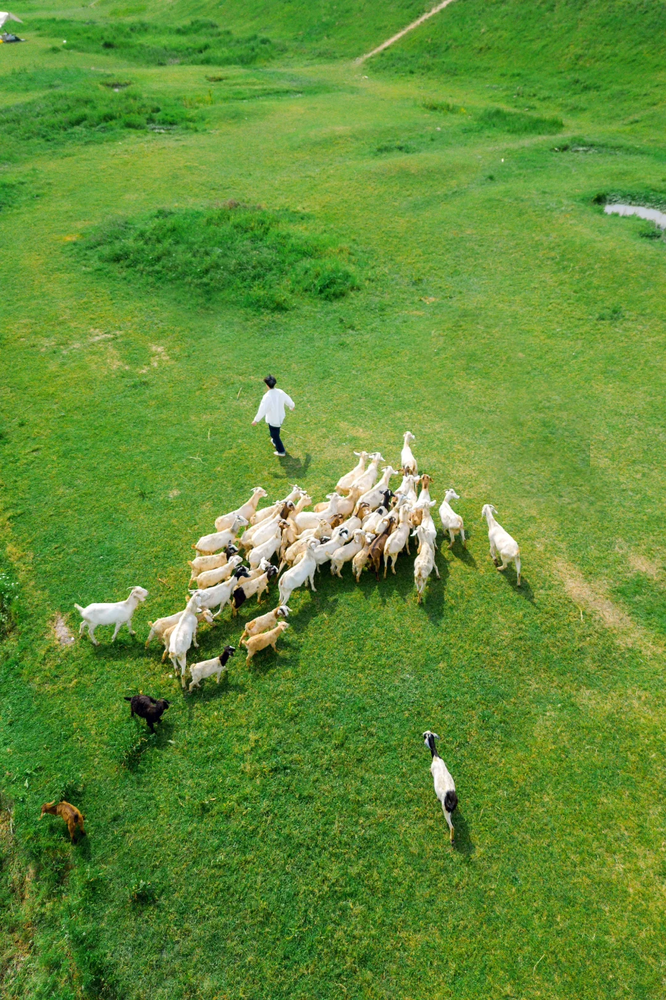
#> input picture image.png, 666 x 1000 px, shrunk from 1080 x 1621 before the run
$ python test-1.py
#> lines starting #> are read from the running program, lines starting #| are printed output that depends on the picture
import cv2
import numpy as np
from matplotlib import pyplot as plt

# 确认图像路径正确
image_path = 'image.png'

# 尝试加载图像
original_image = cv2.imread(image_path)
#> original_image is the input picture: shape (1000, 666, 3); mean B, G, R 54.2, 142.3, 98.7
if original_image is None:
    raise ValueError(f"Cannot load image, please check the path: {image_path}")

original_image = cv2.cvtColor(original_image, cv2.COLOR_BGR2RGB)

# 添加高斯噪声
def add_gaussian_noise(image, mean=0, sigma=25):
#> called with mean = 0, sigma = 25
    row, col, ch = image.shape
#> row = 1000; col = 666; ch = 3
    gauss = np.random.normal(mean, sigma, (row, col, ch))
    noisy = np.clip(image + gauss, 0, 255).astype(np.uint8)
    return noisy

# 添加椒盐噪声
def add_salt_pepper_noise(image, salt_prob=0.02, pepper_prob=0.02):
#> called with salt_prob = 0.02, pepper_prob = 0.02
    row, col, ch = image.shape
#> row = 1000; col = 666; ch = 3
    noisy = np.copy(image)
    # Salt noise
    num_salt = np.ceil(salt_prob * image.size)
#> num_salt = 39960
    coords = [np.random.randint(0, i - 1, int(num_salt)) for i in image.shape]
    noisy[coords[0], coords[1], :] = 255

    # Pepper noise
    num_pepper = np.ceil(pepper_prob * image.size)
#> num_pepper = 39960
    coords = [np.random.randint(0, i - 1, int(num_pepper)) for i in image.shape]
    noisy[coords[0], coords[1], :] = 0
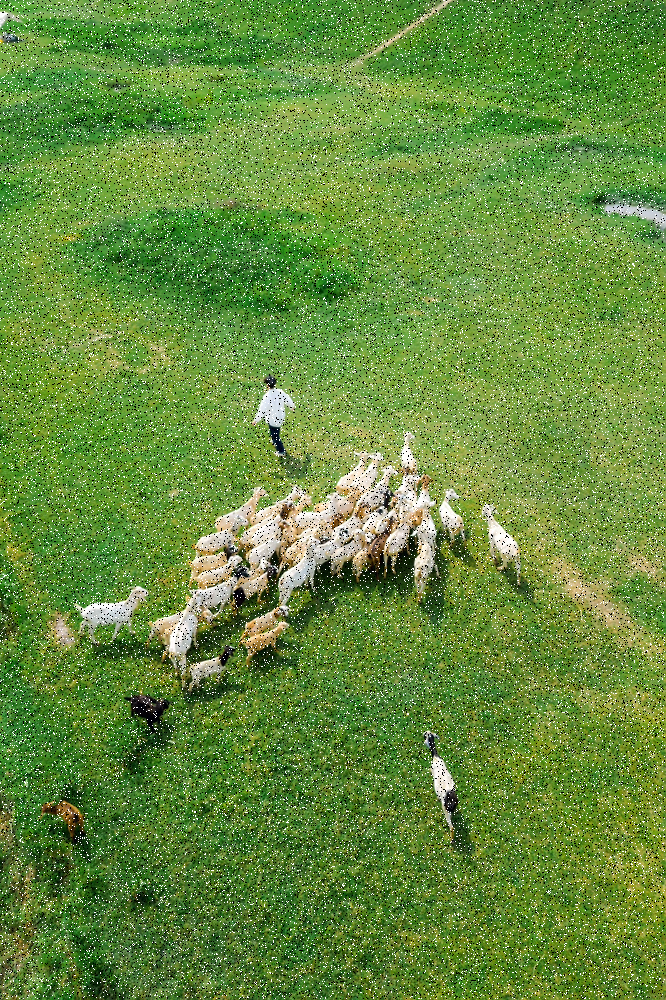
#> noisy: shape (1000, 666, 3); mean R, G, B 101.6, 140.2, 62.1
    return noisy

# 均值滤波
def apply_mean_filter(image, kernel_size):
    filtered = cv2.blur(image, (kernel_size, kernel_size))
    return filtered

# 中值滤波
def apply_median_filter(image, kernel_size):
    filtered = cv2.medianBlur(image, kernel_size)
    return filtered

# 保存放大图像对比细节并保存
def save_comparison_images(images, titles, zoom_factor=2, region=(100, 100), output_file = ""):
    assert len(images) == len(titles)
    x, y = region
    w, h = 100 // zoom_factor, 100 // zoom_factor

    fig, axes = plt.subplots(1, len(images), figsize=(20, 10))
    for ax, img, title in zip(axes, images, titles):
        zoomed_img = img[y:y+h, x:x+w]
        ax.imshow(zoomed_img)
        ax.set_title(title, fontsize=12)
        ax.axis('off')
    plt.tight_layout()
    plt.savefig(output_file, bbox_inches='tight')
    plt.close()

# 添加噪声
noisy_image_gaussian = add_gaussian_noise(original_image)
noisy_image_salt_pepper = add_salt_pepper_noise(original_image)

# 定义不同大小的模板尺寸
kernel_sizes = [3, 5, 7]

# 处理高斯噪声图像并保存结果
gaussian_images = [noisy_image_gaussian]
gaussian_titles = ["Noisy Image (Gaussian)"]

for kernel_size in kernel_sizes:
    filtered_image_mean = apply_mean_filter(noisy_image_gaussian, kernel_size)
    filtered_image_median = apply_median_filter(noisy_image_gaussian, kernel_size)
    gaussian_images.extend([filtered_image_mean, filtered_image_median])
    gaussian_titles.extend([f"Mean Filter {kernel_size}x{kernel_size}", f"Median Filter {kernel_size}x{kernel_size}"])
#> after the loop, gaussian_images = 7 items; gaussian_titles = ['Noisy Image (Gaussian)', 'Mean Filter 3x3', 'Median Filter 3x3', 'Mean Filter 5x5', 'Median Filter 5x5', 'Mean Filter 7x7', 'Median Filter 7x7']

save_comparison_images(gaussian_images, gaussian_titles, zoom_factor=2, region=(300, 300), output_file='./test-1/gaussian_comparison.png')
#> the loop in save_comparison_images, `for ax, img, title in zip(axes, images, titles):` made 7 passes
#> title on passes 1 to 7: 'Noisy Image (Gaussian)', 'Mean Filter 3x3', 'Median Filter 3x3', 'Mean Filter 5x5', 'Median Filter 5x5', 'Mean Filter 7x7', 'Median Filter 7x7'
#> pass 1, in save_comparison_images, `zoomed_img = img[y:y+h, x:x+w]`:
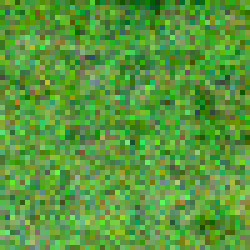
#> zoomed_img: shape (50, 50, 3) (shown 5 times larger); mean R, G, B 89.8, 152.8, 61.1
#> in save_comparison_images, `plt.savefig(output_file, bbox_inches='tight')`:
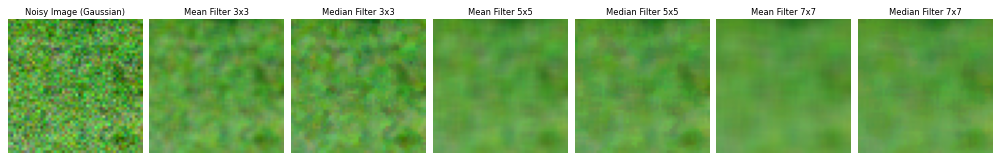
#> figure drawn by matplotlib, 7 panels

# 处理椒盐噪声图像并保存结果
salt_pepper_images = [noisy_image_salt_pepper]
salt_pepper_titles = ["Noisy Image (Salt & Pepper)"]

for kernel_size in kernel_sizes:
    filtered_image_mean = apply_mean_filter(noisy_image_salt_pepper, kernel_size)
    filtered_image_median = apply_median_filter(noisy_image_salt_pepper, kernel_size)
    salt_pepper_images.extend([filtered_image_mean, filtered_image_median])
    salt_pepper_titles.extend([f"Mean Filter {kernel_size}x{kernel_size}", f"Median Filter {kernel_size}x{kernel_size}"])
#> this loop made 3 passes
#> pass 2, in apply_mean_filter (call 5), `filtered = cv2.blur(image, (kernel_size, kernel_size))`:
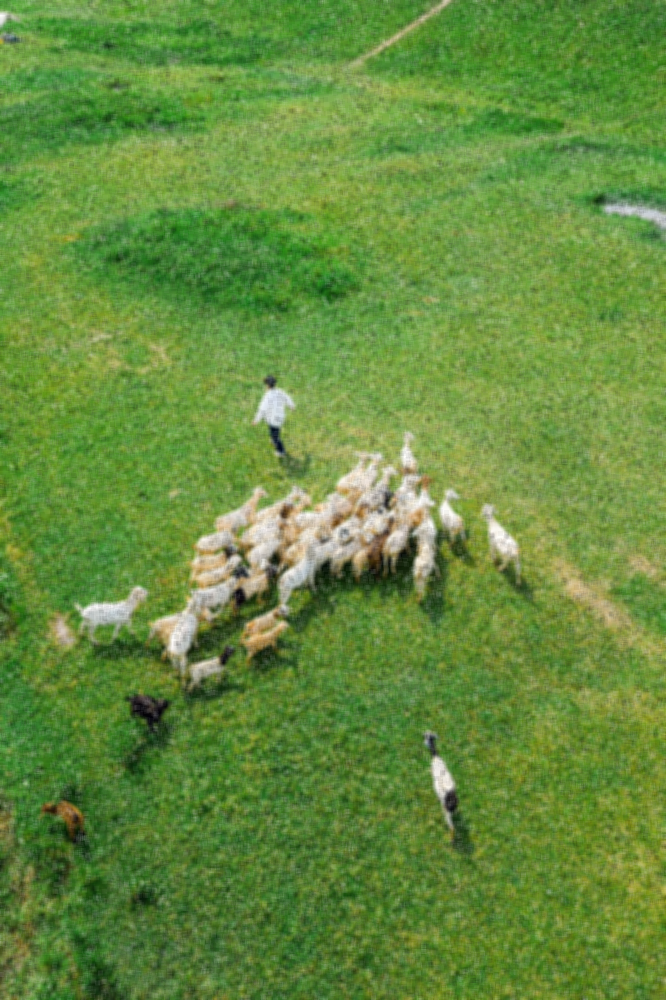
#> filtered: shape (1000, 666, 3); mean R, G, B 101.6, 140.2, 62.1
#> after the loop, salt_pepper_images = 7 items; salt_pepper_titles = ['Noisy Image (Salt & Pepper)', 'Mean Filter 3x3', 'Median Filter 3x3', 'Mean Filter 5x5', 'Median Filter 5x5', 'Mean Filter 7x7', 'Median Filter 7x7']

save_comparison_images(salt_pepper_images, salt_pepper_titles, zoom_factor=2, region=(300, 300), output_file='./test-1/salt_pepper_comparison.png')
#> call 2 of save_comparison_images, with zoom_factor = 2, region = (300, 300), output_file = './test-1/salt_pepper_comparison.png'
#> the loop in save_comparison_images (call 2), `for ax, img, title in zip(axes, images, titles):` made 7 passes
#> pass 1, in save_comparison_images (call 2), `zoomed_img = img[y:y+h, x:x+w]`:
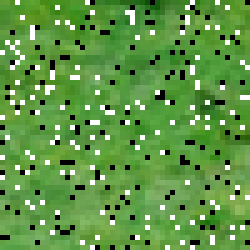
#> zoomed_img: shape (50, 50, 3) (shown 5 times larger); mean R, G, B 95, 150.4, 69.7
#> pass 3, in save_comparison_images (call 2), `zoomed_img = img[y:y+h, x:x+w]`:
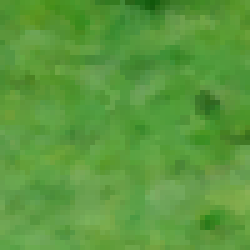
#> zoomed_img: shape (50, 50, 3) (shown 5 times larger); mean R, G, B 90.5, 153.6, 61.7
#> in save_comparison_images (call 2), `plt.savefig(output_file, bbox_inches='tight')`:
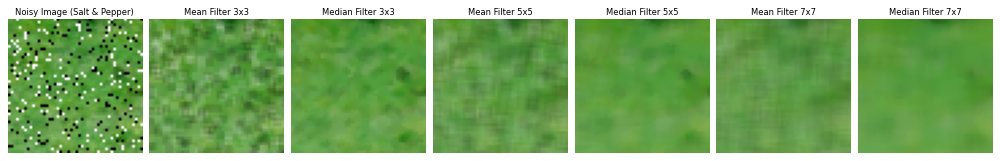
#> figure drawn by matplotlib, 7 panels
